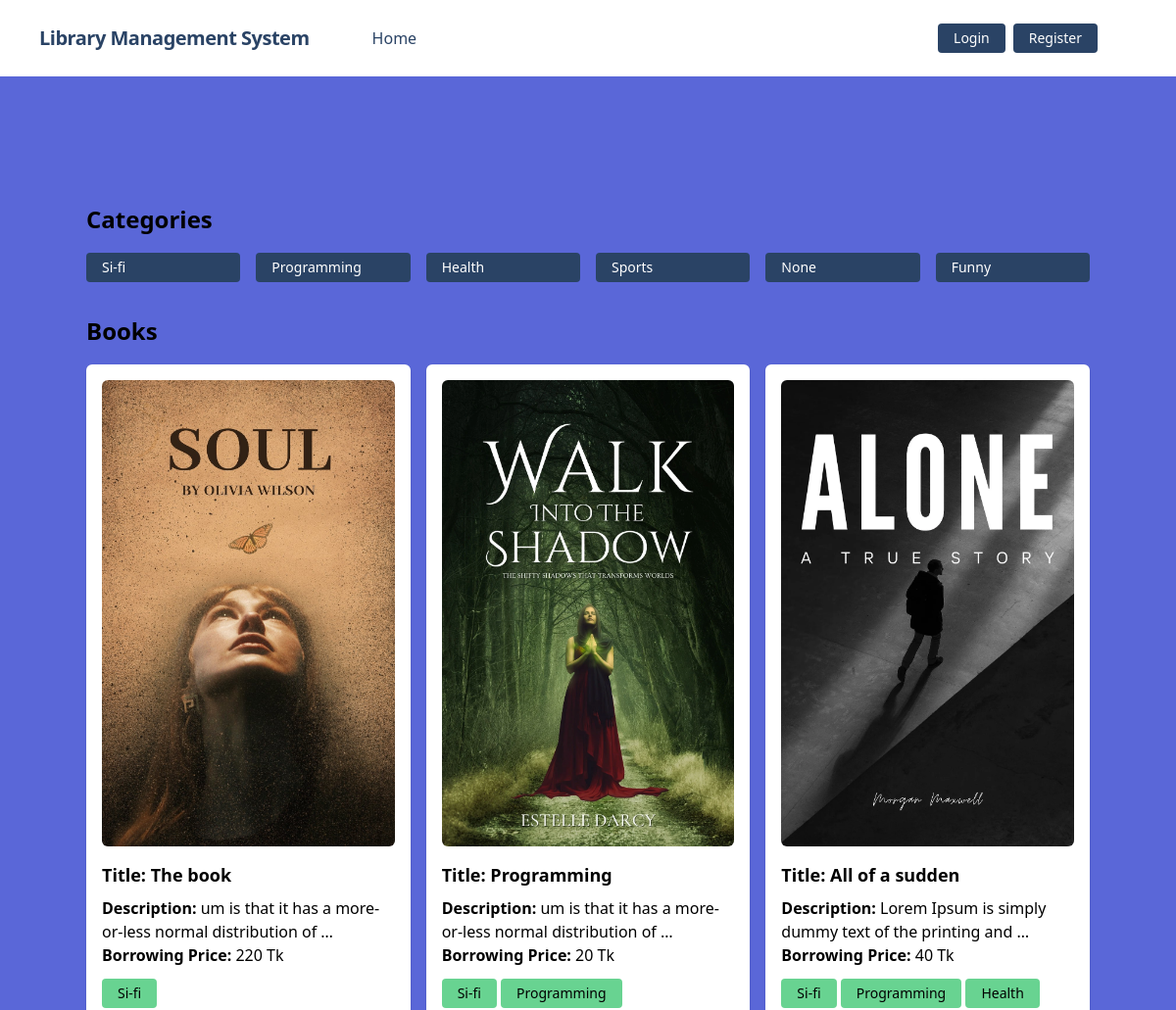
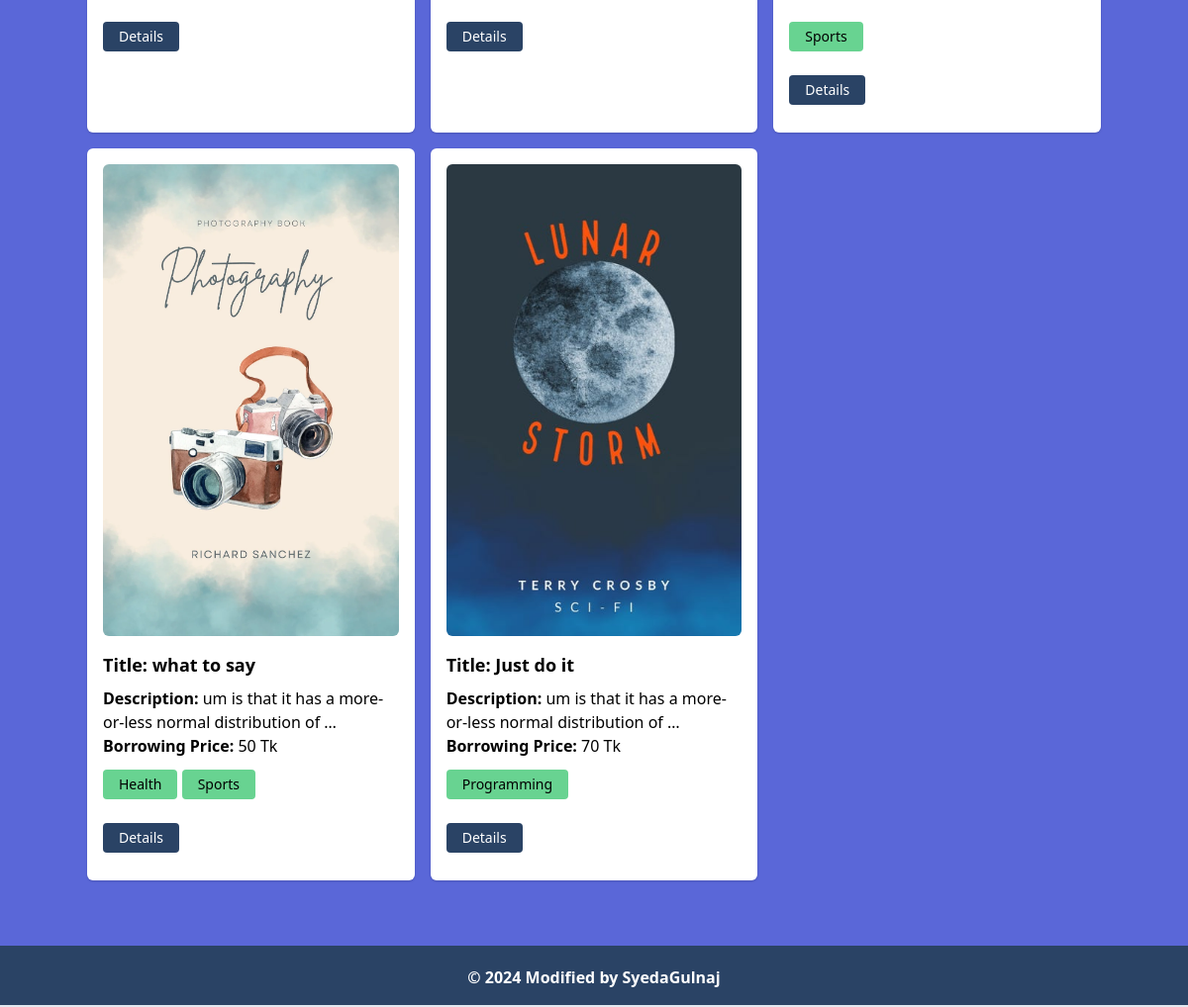
The page / on the database its author committed (2 pictures, top to bottom).
### categories/models.py (models this page shows)
class Category(models.Model):
    category = models.CharField(max_length=100)
    def __str__(self):
        return self.category

### books/models.py (models this page shows)
class Books(models.Model):
    category = models.ManyToManyField(Category)
    title = models.CharField(max_length=100)
    description = models.TextField()
    borrow_date = models.DateTimeField(auto_now_add = True)
    image = models.ImageField(upload_to='uploads/', blank = True, null = True)
    book_price = models.IntegerField()
    def __str__(self):
        return self.title

### core/views.py (the view)
# urls.py: path('', views.home, name= 'homepage'),
def home(request, id=None):
    cat = Category.objects.all()
    if id == None:
        books = Books.objects.all()
    else:
        books = Books.objects.filter(category__id = id)
    print(books)
    return render(request, 'index.html', {'cat': cat, 'books': books })

### core/templates/index.html (shortened to what this page needs)
{% extends 'base.html' %}
{% block body %}
<div
  class="container mx-auto flex flex-col md:flex-row items-center my-12 md:my-24"
>
  <div class="container mx-auto py-8">
    <div class="mb-8">
      <h2 class="text-2xl font-semibold mb-4">Categories</h2>
      <div class="grid grid-cols-6 gap-4">
        {% for c in cat  %}
        <a href="{% url "sort_by_cat" c.id %}" class="inline-block font-medium text-sm px-4 py-2 leading-none bg-blue-900 rounded text-white border-white hover:border-transparent hover:text-gray-800 hover:bg-white mt-4 lg:mt-0">
        {{c}}
        </a>
        {% endfor %}
      </div>
    </div>
    <div>
      <h2 class="text-2xl font-semibold mb-4">Books</h2>
      <div class="grid grid-cols-3 gap-4">
        {% for book in books %}
        <div class="bg-white p-4 shadow rounded-md">
          <img
            src="{{book.image.url}}"
            alt="Book Image"
            class="w-full mb-4 rounded-md"
             style="max-hight: 200px;"
          />
          <h3 class="font-semibold text-lg mb-2">Title: {{book.title}}</h3>
          <p>
            <span class="font-semibold text-md">Description: </span>
            {{book.description | truncatewords:10}}
          </p>
          <h4>
            <span class="font-semibold text-md">Borrowing Price: </span>
            {{book.book_price}} Tk
          </h4>
          {% for cat in book.category.all%}
          <span
            class="inline-block font-medium text-sm px-4 py-2 leading-none bg-green-400 rounded text-black border-white my-3"
          >
            {{cat}}
          </span>
          {% endfor %}
          <div class="my-3">
            <a
              href="{% url "book_details" book.id %}"
              class="inline-block font-medium text-sm px-4 py-2 leading-none bg-blue-900 rounded text-white border-white hover:border-transparent hover:text-gray-800 hover:bg-white mt-4 lg:mt-0"
              >Details</a
            >
          </div>
        </div>
        {% endfor %}
      </div>
    </div>
  </div>
</div>
{% endblock %}

### core/templates/base.html (shortened to what this page needs)
{% load static %}
<!DOCTYPE html>
<html lang="en">
    <head>
        <link href="https://unpkg.com/tailwindcss@^1.0/dist/tailwind.min.css" rel="stylesheet">
    </head>
    <body class="bg-indigo-600">
        {% include 'navbar.html' %}
        {% block content %}
            <div class="lg:container lg:mx-auto" id="main">
                {% block body %}
                {% endblock %}
            </div>
            {% include 'footer.html' %}
        {% endblock %}
    </body>
</html>

### core/templates/navbar.html (shortened to what this page needs)
<nav class="flex items-center justify-between flex-wrap bg-white p-6 px-10">
    <div class="flex items-center flex-shrink-0 text-white mr-6">
        <span class="font-semibold text-xl tracking-tight text-blue-900"><a href="/">Library Management System</a></span>
    </div>
    <div class="w-full block flex-grow lg:flex lg:items-center lg:w-auto px-10">
        <a href="{% url "homepage" %}" class="block mt-4 lg:inline-block lg:mt-0 text-blue-900 hover:text-red-900 hover:font-black mr-4">
            Home
        </a>
        {% if request.user.is_authenticated %}
            <div class="text-md lg:flex-grow">
                <a href="{% url "deposite" %}" class="block mt-4 lg:inline-block lg:mt-0 text-blue-900 hover:text-red-900 hover:font-black mr-4">
                    Deposit
                </a>
            </div>
            <div class="flex w-auto">
                <div class="text-blue-900 my-auto font-black px-5">Welcome, {{ request.user.first_name }} (balance : {{request.user.account.balance}}) </div>
                <a href="{% url "profile" %}" class="mx-2 inline-block font-medium text-sm px-4 py-2 leading-none bg-blue-900 rounded text-white border-white hover:border-transparent hover:text-dark hover:bg-red-700 mt-4 lg:mt-0">Profile</a>
                <a href="{% url "logout" %}" class="mx-2 inline-block font-medium text-sm px-4 py-2 leading-none bg-blue-900 rounded text-white border-white hover:border-transparent hover:text-dark hover:bg-red-700 mt-4 lg:mt-0">Logout</a>
            </div>
        {% else %}
            <div>
                <a href="{% url "login" %}" class="mr-2 inline-block font-medium text-sm px-4 py-2 leading-none bg-blue-900 rounded text-white border-white hover:border-transparent hover:text-gray-800 hover:bg-red-700 mt-4 lg:mt-0">Login</a>
            </div>
            <div>
                <a href="{% url "register" %}" class="inline-block font-medium text-sm px-4 py-2 leading-none bg-blue-900 rounded text-white border-white hover:border-transparent hover:text-gray-800 hover:bg-white mt-4 lg:mt-0">Register</a>
            </div>
        {% endif %}
    </div>
</nav>

### core/templates/footer.html
<footer class="footer bg-blue-900 text-white relative border-b-2 mt-10">
    <div class="container mx-auto px-6">
        <div class="mt-5 flex flex-col items-center">
            <div class="sm:w-2/3 text-center py-0 pb-2">
                <p class="text-md text-white font-bold mb-2">
                    © {% now "Y" %} Modified by SyedaGulnaj
                </p>
            </div>
        </div>
    </div>
</footer>

### core/templates/base.html (style rules this page uses)
footer { position: fixed !important; bottom: 0 !important; width: 100%; }

### rows shown on the page
Category: category "Si-fi"
Category: category "Programming"
Category: category "Health"
Category: category "Sports"
Category: category "None"
Category: category "Funny"
Books: image (picture), title "The book", description "um is that it has a more-or-less normal distribution of …", book_price "220"
Books: image (picture), title "Programming", description "um is that it has a more-or-less normal distribution of …", book_price "20"
Books: image (picture), title "All of a sudden", description "Lorem Ipsum is simply dummy text of the printing and …", book_price "40"
Books: image (picture), title "what to say", description "um is that it has a more-or-less normal distribution of …", book_price "50"
Books: image (picture), title "Just do it", description "um is that it has a more-or-less normal distribution of …", book_price "70"
